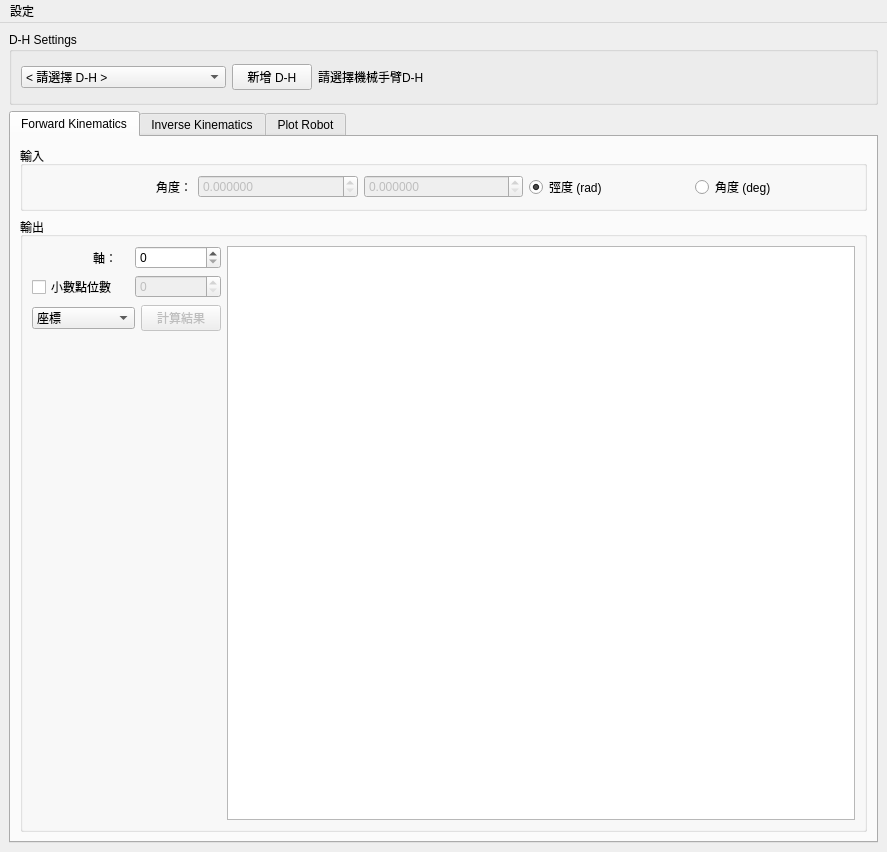
<?xml version="1.0" encoding="UTF-8"?>
<ui version="4.0">
 <class>MainWindow</class>
 <widget class="QMainWindow" name="MainWindow">
  <property name="geometry">
   <rect>
    <x>0</x>
    <y>0</y>
    <width>887</width>
    <height>852</height>
   </rect>
  </property>
  <property name="windowTitle">
   <string>Robot CK GUI</string>
  </property>
  <widget class="QWidget" name="centralwidget">
   <layout class="QVBoxLayout" name="verticalLayout_centralwidget">
    <item>
     <layout class="QVBoxLayout" name="verticalLayout_main" stretch="1,10">
      <property name="sizeConstraint">
       <enum>QLayout::SetDefaultConstraint</enum>
      </property>
      <item>
       <widget class="QGroupBox" name="groupBox_dhsetting">
        <property name="title">
         <string>D-H Settings</string>
        </property>
        <layout class="QHBoxLayout" name="horizontalLayout_dhsetting" stretch="3,1,8">
         <property name="sizeConstraint">
          <enum>QLayout::SetDefaultConstraint</enum>
         </property>
         <item>
          <widget class="QComboBox" name="comboBox_dh">
           <item>
            <property name="text">
             <string>&lt; 請選擇 D-H &gt;</string>
            </property>
           </item>
          </widget>
         </item>
         <item>
          <widget class="QPushButton" name="pushButton_newDH">
           <property name="text">
            <string>新增 D-H</string>
           </property>
          </widget>
         </item>
         <item>
          <widget class="QLabel" name="label_info">
           <property name="text">
            <string>請選擇機械手臂D-H</string>
           </property>
          </widget>
         </item>
        </layout>
       </widget>
      </item>
      <item>
       <widget class="QTabWidget" name="tabWidget_main">
        <property name="currentIndex">
         <number>0</number>
        </property>
        <widget class="QWidget" name="tab_fk">
         <attribute name="title">
          <string>Forward Kinematics</string>
         </attribute>
         <layout class="QVBoxLayout" name="verticalLayout_tab_fk" stretch="1,10">
          <item>
           <widget class="QGroupBox" name="groupBox_fk_input">
            <property name="title">
             <string>輸入</string>
            </property>
            <layout class="QHBoxLayout" name="horizontalLayout_fk_input">
             <item>
              <widget class="QLabel" name="label_fk_angle">
               <property name="text">
                <string>角度：</string>
               </property>
               <property name="alignment">
                <set>Qt::AlignRight|Qt::AlignTrailing|Qt::AlignVCenter</set>
               </property>
              </widget>
             </item>
             <item>
              <widget class="QDoubleSpinBox" name="doubleSpinBox_fk_j1">
               <property name="enabled">
                <bool>false</bool>
               </property>
               <property name="decimals">
                <number>6</number>
               </property>
              </widget>
             </item>
             <item>
              <widget class="QDoubleSpinBox" name="doubleSpinBox_fk_j2">
               <property name="enabled">
                <bool>false</bool>
               </property>
               <property name="decimals">
                <number>6</number>
               </property>
              </widget>
             </item>
             <item>
              <widget class="QRadioButton" name="radioButton_fk_rad">
               <property name="text">
                <string>弳度 (rad)</string>
               </property>
               <property name="checked">
                <bool>true</bool>
               </property>
              </widget>
             </item>
             <item>
              <widget class="QRadioButton" name="radioButton_fk_deg">
               <property name="text">
                <string>角度 (deg)</string>
               </property>
               <property name="checked">
                <bool>false</bool>
               </property>
              </widget>
             </item>
            </layout>
           </widget>
          </item>
          <item>
           <widget class="QGroupBox" name="groupBox_fk_ouput">
            <property name="title">
             <string>輸出</string>
            </property>
            <layout class="QGridLayout" name="gridLayout_fk_output" rowstretch="0,0,0,0,0,0,0,0,0,0" columnstretch="0,0,0,0,0,0">
             <item row="1" column="0">
              <widget class="QCheckBox" name="checkBox_fk_round">
               <property name="text">
                <string>小數點位數</string>
               </property>
              </widget>
             </item>
             <item row="0" column="5" rowspan="10">
              <widget class="QTextBrowser" name="textBrowser_fk_result"/>
             </item>
             <item row="2" column="0" colspan="4">
              <widget class="QComboBox" name="comboBox_fk_result">
               <item>
                <property name="text">
                 <string>座標</string>
                </property>
               </item>
               <item>
                <property name="text">
                 <string>zyx歐拉角</string>
                </property>
               </item>
               <item>
                <property name="text">
                 <string>旋轉矩陣</string>
                </property>
               </item>
               <item>
                <property name="text">
                 <string>齊次矩陣</string>
                </property>
               </item>
              </widget>
             </item>
             <item row="0" column="0">
              <widget class="QLabel" name="label_fk_joint">
               <property name="text">
                <string>軸：</string>
               </property>
               <property name="alignment">
                <set>Qt::AlignRight|Qt::AlignTrailing|Qt::AlignVCenter</set>
               </property>
              </widget>
             </item>
             <item row="2" column="4">
              <widget class="QPushButton" name="pushButton_fk_result">
               <property name="enabled">
                <bool>false</bool>
               </property>
               <property name="text">
                <string>計算結果</string>
               </property>
              </widget>
             </item>
             <item row="0" column="3" colspan="2">
              <widget class="QSpinBox" name="spinBox_fk_numjoint"/>
             </item>
             <item row="1" column="3" colspan="2">
              <widget class="QSpinBox" name="spinBox_fk_round">
               <property name="enabled">
                <bool>false</bool>
               </property>
              </widget>
             </item>
            </layout>
           </widget>
          </item>
         </layout>
        </widget>
        <widget class="QWidget" name="tab_ik">
         <attribute name="title">
          <string>Inverse Kinematics</string>
         </attribute>
         <layout class="QVBoxLayout" name="verticalLayout" stretch="2,10">
          <item>
           <widget class="QGroupBox" name="groupBox_ik_input">
            <property name="title">
             <string>輸入</string>
            </property>
            <layout class="QVBoxLayout" name="verticalLayout_4">
             <item>
              <layout class="QHBoxLayout" name="horizontalLayout_ik_input">
               <item>
                <widget class="QLabel" name="label_ik_method">
                 <property name="text">
                  <string>方法: </string>
                 </property>
                 <property name="alignment">
                  <set>Qt::AlignRight|Qt::AlignTrailing|Qt::AlignVCenter</set>
                 </property>
                </widget>
               </item>
               <item>
                <widget class="QComboBox" name="comboBox_ik_method">
                 <property name="enabled">
                  <bool>false</bool>
                 </property>
                 <property name="editable">
                  <bool>false</bool>
                 </property>
                 <item>
                  <property name="text">
                   <string>Simplex</string>
                  </property>
                 </item>
                 <item>
                  <property name="text">
                   <string>Pieper</string>
                  </property>
                 </item>
                </widget>
               </item>
               <item>
                <widget class="QLabel" name="label_ik_coord">
                 <property name="text">
                  <string>座標: </string>
                 </property>
                 <property name="alignment">
                  <set>Qt::AlignRight|Qt::AlignTrailing|Qt::AlignVCenter</set>
                 </property>
                </widget>
               </item>
               <item>
                <widget class="QDoubleSpinBox" name="doubleSpinBox_ik_x">
                 <property name="enabled">
                  <bool>false</bool>
                 </property>
                 <property name="decimals">
                  <number>6</number>
                 </property>
                 <property name="minimum">
                  <double>-100000.000000000000000</double>
                 </property>
                 <property name="maximum">
                  <double>100000.000000000000000</double>
                 </property>
                </widget>
               </item>
               <item>
                <widget class="QDoubleSpinBox" name="doubleSpinBox_ik_y">
                 <property name="enabled">
                  <bool>false</bool>
                 </property>
                 <property name="decimals">
                  <number>6</number>
                 </property>
                 <property name="minimum">
                  <double>-100000.000000000000000</double>
                 </property>
                 <property name="maximum">
                  <double>100000.000000000000000</double>
                 </property>
                </widget>
               </item>
               <item>
                <widget class="QDoubleSpinBox" name="doubleSpinBox_ik_z">
                 <property name="enabled">
                  <bool>false</bool>
                 </property>
                 <property name="decimals">
                  <number>6</number>
                 </property>
                 <property name="minimum">
                  <double>-100000.000000000000000</double>
                 </property>
                 <property name="maximum">
                  <double>100000.000000000000000</double>
                 </property>
                </widget>
               </item>
              </layout>
             </item>
             <item>
              <layout class="QHBoxLayout" name="horizontalLayout_ik_initAngle">
               <item>
                <widget class="QLabel" name="label_ik_init_angle">
                 <property name="text">
                  <string>角度: </string>
                 </property>
                 <property name="alignment">
                  <set>Qt::AlignRight|Qt::AlignTrailing|Qt::AlignVCenter</set>
                 </property>
                </widget>
               </item>
               <item>
                <widget class="QDoubleSpinBox" name="doubleSpinBox_ik_init_j1">
                 <property name="enabled">
                  <bool>false</bool>
                 </property>
                 <property name="decimals">
                  <number>6</number>
                 </property>
                </widget>
               </item>
               <item>
                <widget class="QDoubleSpinBox" name="doubleSpinBox_ik_init_j2">
                 <property name="enabled">
                  <bool>false</bool>
                 </property>
                 <property name="decimals">
                  <number>6</number>
                 </property>
                </widget>
               </item>
               <item>
                <widget class="QRadioButton" name="radioButton_ik_rad">
                 <property name="text">
                  <string>弳度 (rad)</string>
                 </property>
                 <property name="checked">
                  <bool>true</bool>
                 </property>
                </widget>
               </item>
               <item>
                <widget class="QRadioButton" name="radioButton_ik_deg">
                 <property name="text">
                  <string>角度 (deg)</string>
                 </property>
                </widget>
               </item>
              </layout>
             </item>
            </layout>
           </widget>
          </item>
          <item>
           <widget class="QGroupBox" name="groupBox_ik_output">
            <property name="title">
             <string>輸出</string>
            </property>
            <layout class="QVBoxLayout" name="verticalLayout_2">
             <item>
              <widget class="QPushButton" name="pushButton_ik_result">
               <property name="enabled">
                <bool>false</bool>
               </property>
               <property name="text">
                <string>計算結果</string>
               </property>
              </widget>
             </item>
             <item>
              <widget class="QTextBrowser" name="textBrowser"/>
             </item>
            </layout>
           </widget>
          </item>
         </layout>
        </widget>
        <widget class="QWidget" name="tab_plot">
         <attribute name="title">
          <string>Plot Robot</string>
         </attribute>
        </widget>
       </widget>
      </item>
     </layout>
    </item>
   </layout>
  </widget>
  <widget class="QMenuBar" name="menuBar">
   <property name="geometry">
    <rect>
     <x>0</x>
     <y>0</y>
     <width>887</width>
     <height>21</height>
    </rect>
   </property>
   <widget class="QMenu" name="menu_setting">
    <property name="title">
     <string>設定</string>
    </property>
    <addaction name="action_refresh"/>
   </widget>
   <addaction name="menu_setting"/>
  </widget>
  <action name="action_refresh">
   <property name="text">
    <string>重新整理</string>
   </property>
  </action>
 </widget>
 <resources/>
 <connections/>
</ui>
